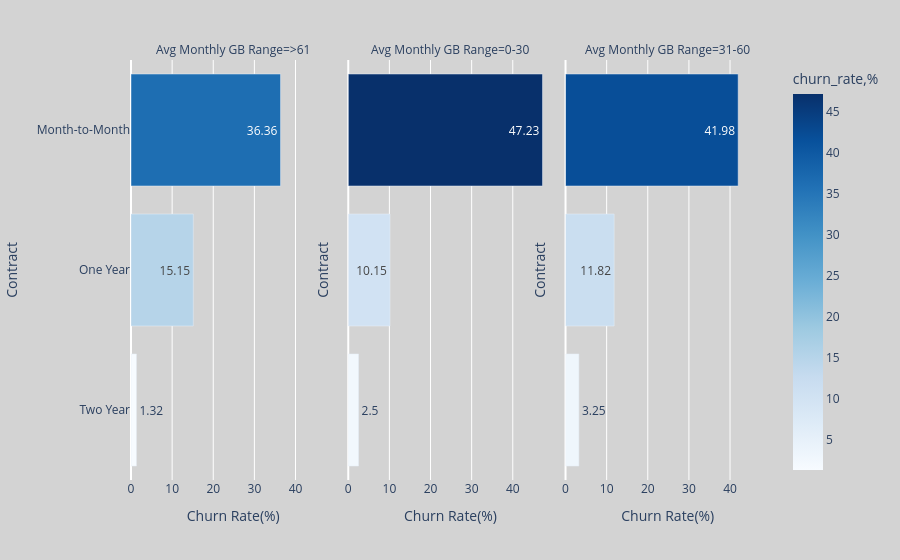

Notebook cell for this chart:
### Code cell
import numpy as np

churn_pm = df.assign(churn_clients = np.where(df['Churn Value']== 1,df['Customer ID'],None))\
   .groupby(['Contract','Avg Monthly GB Range']).agg({'churn_clients':'count'}).reset_index()
pm_clients = df.groupby(['Contract','Avg Monthly GB Range'])['Customer ID'].count().reset_index()
pm_data = pm_clients.join(churn_pm.set_index(['Contract','Avg Monthly GB Range']), on=['Contract','Avg Monthly GB Range'])

pm_data['churn_rate,%'] = round(((pm_data['churn_clients']/pm_data['Customer ID']) * 100),2)
fig = px.bar(pm_data.sort_values('churn_rate,%'),
             x='churn_rate,%',
             y='Contract',
             facet_col = 'Avg Monthly GB Range',
             color = 'churn_rate,%',
             text = 'churn_rate,%',
             color_continuous_scale='Blues')

fig.update_xaxes(title_text='Churn Rate(%)', tickfont=dict(size=12))
fig.update_yaxes(title_text='Contract', tickfont=dict(size=12))

fig.update_layout(
    plot_bgcolor='lightgray',  # Background color of the plot
    paper_bgcolor='lightgray'  # Background color of the paper (area outside the plot)
)
fig.show()

### Figure 1 — Plotly figure (JSON) as saved in the notebook; plotly's stock layout.template omitted (floating-point values rounded to 4 significant figures)
{"data": [{"alignmentgroup": "True", "hovertemplate": "Avg Monthly GB Range=>61<br>churn_rate,%=%{marker.color}<br>Contract=%{y}<extra></extra>", "legendgroup": "", "marker": {"color": [1.32, 15.15, 36.36], "coloraxis": "coloraxis", "pattern": {"shape": ""}}, "name": "", "offsetgroup": "", "orientation": "h", "showlegend": false, "text": [1.32, 15.15, 36.36], "textposition": "auto", "type": "bar", "x": [1.32, 15.15, 36.36], "xaxis": "x", "y": ["Two Year", "One Year", "Month-to-Month"], "yaxis": "y"}, {"alignmentgroup": "True", "hovertemplate": "Avg Monthly GB Range=0-30<br>churn_rate,%=%{marker.color}<br>Contract=%{y}<extra></extra>", "legendgroup": "", "marker": {"color": [2.5, 10.15, 47.23], "coloraxis": "coloraxis", "pattern": {"shape": ""}}, "name": "", "offsetgroup": "", "orientation": "h", "showlegend": false, "text": [2.5, 10.15, 47.23], "textposition": "auto", "type": "bar", "x": [2.5, 10.15, 47.23], "xaxis": "x2", "y": ["Two Year", "One Year", "Month-to-Month"], "yaxis": "y2"}, {"alignmentgroup": "True", "hovertemplate": "Avg Monthly GB Range=31-60<br>churn_rate,%=%{marker.color}<br>Contract=%{y}<extra></extra>", "legendgroup": "", "marker": {"color": [3.25, 11.82, 41.98], "coloraxis": "coloraxis", "pattern": {"shape": ""}}, "name": "", "offsetgroup": "", "orientation": "h", "showlegend": false, "text": [3.25, 11.82, 41.98], "textposition": "auto", "type": "bar", "x": [3.25, 11.82, 41.98], "xaxis": "x3", "y": ["Two Year", "One Year", "Month-to-Month"], "yaxis": "y3"}], "layout": {"annotations": [{"font": {}, "showarrow": false, "text": "Avg Monthly GB Range=>61", "x": 0.16, "xanchor": "center", "xref": "paper", "y": 1, "yanchor": "bottom", "yref": "paper"}, {"font": {}, "showarrow": false, "text": "Avg Monthly GB Range=0-30", "x": 0.5, "xanchor": "center", "xref": "paper", "y": 1, "yanchor": "bottom", "yref": "paper"}, {"font": {}, "showarrow": false, "text": "Avg Monthly GB Range=31-60", "x": 0.84, "xanchor": "center", "xref": "paper", "y": 1, "yanchor": "bottom", "yref": "paper"}], "barmode": "relative", "coloraxis": {"colorbar": {"title": {"text": "churn_rate,%"}}, "colorscale": [[0, "rgb(247,251,255)"], [0.125, "rgb(222,235,247)"], [0.25, "rgb(198,219,239)"], [0.375, "rgb(158,202,225)"], [0.5, "rgb(107,174,214)"], [0.625, "rgb(66,146,198)"], [0.75, "rgb(33,113,181)"], [0.875, "rgb(8,81,156)"], [1, "rgb(8,48,107)"]]}, "legend": {"tracegroupgap": 0}, "margin": {"t": 60}, "paper_bgcolor": "lightgray", "plot_bgcolor": "lightgray", "xaxis": {"anchor": "y", "domain": [0, 0.32], "tickfont": {"size": 12}, "title": {"text": "Churn Rate(%)"}}, "xaxis2": {"anchor": "y2", "domain": [0.34, 0.66], "matches": "x", "tickfont": {"size": 12}, "title": {"text": "Churn Rate(%)"}}, "xaxis3": {"anchor": "y3", "domain": [0.68, 1.0], "matches": "x", "tickfont": {"size": 12}, "title": {"text": "Churn Rate(%)"}}, "yaxis": {"anchor": "x", "domain": [0, 1], "tickfont": {"size": 12}, "title": {"text": "Contract"}}, "yaxis2": {"anchor": "x2", "domain": [0, 1], "matches": "y", "showticklabels": false, "tickfont": {"size": 12}, "title": {"text": "Contract"}}, "yaxis3": {"anchor": "x3", "domain": [0, 1], "matches": "y", "showticklabels": false, "tickfont": {"size": 12}, "title": {"text": "Contract"}}}}
